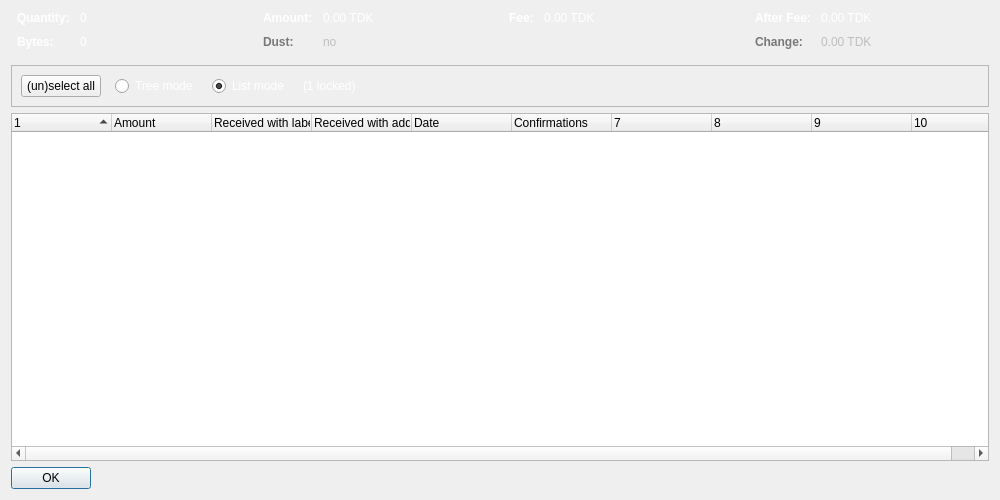
<?xml version="1.0" encoding="UTF-8"?>
<ui version="4.0">
 <class>CoinControlDialog</class>
 <widget class="QDialog" name="CoinControlDialog">
  <property name="geometry">
   <rect>
    <x>0</x>
    <y>0</y>
    <width>1000</width>
    <height>500</height>
   </rect>
  </property>
  <property name="windowTitle">
   <string>Coin Selection</string>
  </property>
  <layout class="QVBoxLayout" name="verticalLayout">
   <item>
    <layout class="QHBoxLayout" name="horizontalLayoutTop" stretch="0,0,0,0">
     <property name="topMargin">
      <number>0</number>
     </property>
     <property name="bottomMargin">
      <number>10</number>
     </property>
     <item>
      <layout class="QFormLayout" name="formLayoutCoinControl1">
       <property name="horizontalSpacing">
        <number>10</number>
       </property>
       <property name="verticalSpacing">
        <number>10</number>
       </property>
       <property name="leftMargin">
        <number>6</number>
       </property>
       <property name="rightMargin">
        <number>6</number>
       </property>
       <item row="0" column="0">
        <widget class="QLabel" name="labelCoinControlQuantityText">
         <property name="palette">
          <palette>
           <active>
            <colorrole role="WindowText">
             <brush brushstyle="SolidPattern">
              <color alpha="255">
               <red>255</red>
               <green>255</green>
               <blue>255</blue>
              </color>
             </brush>
            </colorrole>
           </active>
           <inactive>
            <colorrole role="WindowText">
             <brush brushstyle="SolidPattern">
              <color alpha="255">
               <red>255</red>
               <green>255</green>
               <blue>255</blue>
              </color>
             </brush>
            </colorrole>
           </inactive>
           <disabled>
            <colorrole role="WindowText">
             <brush brushstyle="SolidPattern">
              <color alpha="255">
               <red>120</red>
               <green>120</green>
               <blue>120</blue>
              </color>
             </brush>
            </colorrole>
           </disabled>
          </palette>
         </property>
         <property name="font">
          <font>
           <weight>75</weight>
           <bold>true</bold>
          </font>
         </property>
         <property name="text">
          <string>Quantity:</string>
         </property>
        </widget>
       </item>
       <item row="0" column="1">
        <widget class="QLabel" name="labelCoinControlQuantity">
         <property name="palette">
          <palette>
           <active>
            <colorrole role="WindowText">
             <brush brushstyle="SolidPattern">
              <color alpha="255">
               <red>255</red>
               <green>255</green>
               <blue>255</blue>
              </color>
             </brush>
            </colorrole>
           </active>
           <inactive>
            <colorrole role="WindowText">
             <brush brushstyle="SolidPattern">
              <color alpha="255">
               <red>255</red>
               <green>255</green>
               <blue>255</blue>
              </color>
             </brush>
            </colorrole>
           </inactive>
           <disabled>
            <colorrole role="WindowText">
             <brush brushstyle="SolidPattern">
              <color alpha="255">
               <red>120</red>
               <green>120</green>
               <blue>120</blue>
              </color>
             </brush>
            </colorrole>
           </disabled>
          </palette>
         </property>
         <property name="cursor">
          <cursorShape>IBeamCursor</cursorShape>
         </property>
         <property name="contextMenuPolicy">
          <enum>Qt::ActionsContextMenu</enum>
         </property>
         <property name="text">
          <string notr="true">0</string>
         </property>
         <property name="textInteractionFlags">
          <set>Qt::LinksAccessibleByMouse|Qt::TextSelectableByKeyboard|Qt::TextSelectableByMouse</set>
         </property>
        </widget>
       </item>
       <item row="1" column="0">
        <widget class="QLabel" name="labelCoinControlBytesText">
         <property name="palette">
          <palette>
           <active>
            <colorrole role="WindowText">
             <brush brushstyle="SolidPattern">
              <color alpha="255">
               <red>255</red>
               <green>255</green>
               <blue>255</blue>
              </color>
             </brush>
            </colorrole>
           </active>
           <inactive>
            <colorrole role="WindowText">
             <brush brushstyle="SolidPattern">
              <color alpha="255">
               <red>255</red>
               <green>255</green>
               <blue>255</blue>
              </color>
             </brush>
            </colorrole>
           </inactive>
           <disabled>
            <colorrole role="WindowText">
             <brush brushstyle="SolidPattern">
              <color alpha="255">
               <red>120</red>
               <green>120</green>
               <blue>120</blue>
              </color>
             </brush>
            </colorrole>
           </disabled>
          </palette>
         </property>
         <property name="font">
          <font>
           <weight>75</weight>
           <bold>true</bold>
          </font>
         </property>
         <property name="text">
          <string>Bytes:</string>
         </property>
        </widget>
       </item>
       <item row="1" column="1">
        <widget class="QLabel" name="labelCoinControlBytes">
         <property name="palette">
          <palette>
           <active>
            <colorrole role="WindowText">
             <brush brushstyle="SolidPattern">
              <color alpha="255">
               <red>255</red>
               <green>255</green>
               <blue>255</blue>
              </color>
             </brush>
            </colorrole>
           </active>
           <inactive>
            <colorrole role="WindowText">
             <brush brushstyle="SolidPattern">
              <color alpha="255">
               <red>255</red>
               <green>255</green>
               <blue>255</blue>
              </color>
             </brush>
            </colorrole>
           </inactive>
           <disabled>
            <colorrole role="WindowText">
             <brush brushstyle="SolidPattern">
              <color alpha="255">
               <red>120</red>
               <green>120</green>
               <blue>120</blue>
              </color>
             </brush>
            </colorrole>
           </disabled>
          </palette>
         </property>
         <property name="cursor">
          <cursorShape>IBeamCursor</cursorShape>
         </property>
         <property name="contextMenuPolicy">
          <enum>Qt::ActionsContextMenu</enum>
         </property>
         <property name="text">
          <string notr="true">0</string>
         </property>
         <property name="textInteractionFlags">
          <set>Qt::LinksAccessibleByMouse|Qt::TextSelectableByKeyboard|Qt::TextSelectableByMouse</set>
         </property>
        </widget>
       </item>
      </layout>
     </item>
     <item>
      <layout class="QFormLayout" name="formLayoutCoinControl2">
       <property name="horizontalSpacing">
        <number>10</number>
       </property>
       <property name="verticalSpacing">
        <number>10</number>
       </property>
       <property name="leftMargin">
        <number>6</number>
       </property>
       <property name="rightMargin">
        <number>6</number>
       </property>
       <item row="0" column="0">
        <widget class="QLabel" name="labelCoinControlAmountText">
         <property name="palette">
          <palette>
           <active>
            <colorrole role="WindowText">
             <brush brushstyle="SolidPattern">
              <color alpha="255">
               <red>255</red>
               <green>255</green>
               <blue>255</blue>
              </color>
             </brush>
            </colorrole>
           </active>
           <inactive>
            <colorrole role="WindowText">
             <brush brushstyle="SolidPattern">
              <color alpha="255">
               <red>255</red>
               <green>255</green>
               <blue>255</blue>
              </color>
             </brush>
            </colorrole>
           </inactive>
           <disabled>
            <colorrole role="WindowText">
             <brush brushstyle="SolidPattern">
              <color alpha="255">
               <red>120</red>
               <green>120</green>
               <blue>120</blue>
              </color>
             </brush>
            </colorrole>
           </disabled>
          </palette>
         </property>
         <property name="font">
          <font>
           <weight>75</weight>
           <bold>true</bold>
          </font>
         </property>
         <property name="text">
          <string>Amount:</string>
         </property>
        </widget>
       </item>
       <item row="0" column="1">
        <widget class="QLabel" name="labelCoinControlAmount">
         <property name="palette">
          <palette>
           <active>
            <colorrole role="WindowText">
             <brush brushstyle="SolidPattern">
              <color alpha="255">
               <red>255</red>
               <green>255</green>
               <blue>255</blue>
              </color>
             </brush>
            </colorrole>
           </active>
           <inactive>
            <colorrole role="WindowText">
             <brush brushstyle="SolidPattern">
              <color alpha="255">
               <red>255</red>
               <green>255</green>
               <blue>255</blue>
              </color>
             </brush>
            </colorrole>
           </inactive>
           <disabled>
            <colorrole role="WindowText">
             <brush brushstyle="SolidPattern">
              <color alpha="255">
               <red>120</red>
               <green>120</green>
               <blue>120</blue>
              </color>
             </brush>
            </colorrole>
           </disabled>
          </palette>
         </property>
         <property name="cursor">
          <cursorShape>IBeamCursor</cursorShape>
         </property>
         <property name="contextMenuPolicy">
          <enum>Qt::ActionsContextMenu</enum>
         </property>
         <property name="text">
          <string notr="true">0.00 TDK</string>
         </property>
         <property name="textInteractionFlags">
          <set>Qt::LinksAccessibleByMouse|Qt::TextSelectableByKeyboard|Qt::TextSelectableByMouse</set>
         </property>
        </widget>
       </item>
       <item row="1" column="0">
        <widget class="QLabel" name="labelCoinControlLowOutputText">
         <property name="enabled">
          <bool>false</bool>
         </property>
         <property name="palette">
          <palette>
           <active>
            <colorrole role="WindowText">
             <brush brushstyle="SolidPattern">
              <color alpha="255">
               <red>255</red>
               <green>255</green>
               <blue>255</blue>
              </color>
             </brush>
            </colorrole>
           </active>
           <inactive>
            <colorrole role="WindowText">
             <brush brushstyle="SolidPattern">
              <color alpha="255">
               <red>255</red>
               <green>255</green>
               <blue>255</blue>
              </color>
             </brush>
            </colorrole>
           </inactive>
           <disabled>
            <colorrole role="WindowText">
             <brush brushstyle="SolidPattern">
              <color alpha="255">
               <red>120</red>
               <green>120</green>
               <blue>120</blue>
              </color>
             </brush>
            </colorrole>
           </disabled>
          </palette>
         </property>
         <property name="font">
          <font>
           <weight>75</weight>
           <bold>true</bold>
          </font>
         </property>
         <property name="text">
          <string>Dust:</string>
         </property>
        </widget>
       </item>
       <item row="1" column="1">
        <widget class="QLabel" name="labelCoinControlLowOutput">
         <property name="enabled">
          <bool>false</bool>
         </property>
         <property name="palette">
          <palette>
           <active>
            <colorrole role="WindowText">
             <brush brushstyle="SolidPattern">
              <color alpha="255">
               <red>255</red>
               <green>255</green>
               <blue>255</blue>
              </color>
             </brush>
            </colorrole>
           </active>
           <inactive>
            <colorrole role="WindowText">
             <brush brushstyle="SolidPattern">
              <color alpha="255">
               <red>255</red>
               <green>255</green>
               <blue>255</blue>
              </color>
             </brush>
            </colorrole>
           </inactive>
           <disabled>
            <colorrole role="WindowText">
             <brush brushstyle="SolidPattern">
              <color alpha="255">
               <red>120</red>
               <green>120</green>
               <blue>120</blue>
              </color>
             </brush>
            </colorrole>
           </disabled>
          </palette>
         </property>
         <property name="cursor">
          <cursorShape>IBeamCursor</cursorShape>
         </property>
         <property name="contextMenuPolicy">
          <enum>Qt::ActionsContextMenu</enum>
         </property>
         <property name="text">
          <string notr="true">no</string>
         </property>
         <property name="textInteractionFlags">
          <set>Qt::LinksAccessibleByMouse|Qt::TextSelectableByKeyboard|Qt::TextSelectableByMouse</set>
         </property>
        </widget>
       </item>
      </layout>
     </item>
     <item>
      <layout class="QFormLayout" name="formLayoutCoinControl3">
       <property name="horizontalSpacing">
        <number>10</number>
       </property>
       <property name="verticalSpacing">
        <number>10</number>
       </property>
       <property name="leftMargin">
        <number>6</number>
       </property>
       <property name="rightMargin">
        <number>6</number>
       </property>
       <item row="0" column="0">
        <widget class="QLabel" name="labelCoinControlFeeText">
         <property name="palette">
          <palette>
           <active>
            <colorrole role="WindowText">
             <brush brushstyle="SolidPattern">
              <color alpha="255">
               <red>255</red>
               <green>255</green>
               <blue>255</blue>
              </color>
             </brush>
            </colorrole>
           </active>
           <inactive>
            <colorrole role="WindowText">
             <brush brushstyle="SolidPattern">
              <color alpha="255">
               <red>255</red>
               <green>255</green>
               <blue>255</blue>
              </color>
             </brush>
            </colorrole>
           </inactive>
           <disabled>
            <colorrole role="WindowText">
             <brush brushstyle="SolidPattern">
              <color alpha="255">
               <red>120</red>
               <green>120</green>
               <blue>120</blue>
              </color>
             </brush>
            </colorrole>
           </disabled>
          </palette>
         </property>
         <property name="font">
          <font>
           <weight>75</weight>
           <bold>true</bold>
          </font>
         </property>
         <property name="text">
          <string>Fee:</string>
         </property>
        </widget>
       </item>
       <item row="0" column="1">
        <widget class="QLabel" name="labelCoinControlFee">
         <property name="palette">
          <palette>
           <active>
            <colorrole role="WindowText">
             <brush brushstyle="SolidPattern">
              <color alpha="255">
               <red>255</red>
               <green>255</green>
               <blue>255</blue>
              </color>
             </brush>
            </colorrole>
           </active>
           <inactive>
            <colorrole role="WindowText">
             <brush brushstyle="SolidPattern">
              <color alpha="255">
               <red>255</red>
               <green>255</green>
               <blue>255</blue>
              </color>
             </brush>
            </colorrole>
           </inactive>
           <disabled>
            <colorrole role="WindowText">
             <brush brushstyle="SolidPattern">
              <color alpha="255">
               <red>120</red>
               <green>120</green>
               <blue>120</blue>
              </color>
             </brush>
            </colorrole>
           </disabled>
          </palette>
         </property>
         <property name="cursor">
          <cursorShape>IBeamCursor</cursorShape>
         </property>
         <property name="contextMenuPolicy">
          <enum>Qt::ActionsContextMenu</enum>
         </property>
         <property name="text">
          <string notr="true">0.00 TDK</string>
         </property>
         <property name="textInteractionFlags">
          <set>Qt::LinksAccessibleByMouse|Qt::TextSelectableByKeyboard|Qt::TextSelectableByMouse</set>
         </property>
        </widget>
       </item>
      </layout>
     </item>
     <item>
      <layout class="QFormLayout" name="formLayoutCoinControl4">
       <property name="horizontalSpacing">
        <number>10</number>
       </property>
       <property name="verticalSpacing">
        <number>10</number>
       </property>
       <property name="leftMargin">
        <number>6</number>
       </property>
       <property name="rightMargin">
        <number>6</number>
       </property>
       <item row="0" column="0">
        <widget class="QLabel" name="labelCoinControlAfterFeeText">
         <property name="palette">
          <palette>
           <active>
            <colorrole role="WindowText">
             <brush brushstyle="SolidPattern">
              <color alpha="255">
               <red>255</red>
               <green>255</green>
               <blue>255</blue>
              </color>
             </brush>
            </colorrole>
           </active>
           <inactive>
            <colorrole role="WindowText">
             <brush brushstyle="SolidPattern">
              <color alpha="255">
               <red>255</red>
               <green>255</green>
               <blue>255</blue>
              </color>
             </brush>
            </colorrole>
           </inactive>
           <disabled>
            <colorrole role="WindowText">
             <brush brushstyle="SolidPattern">
              <color alpha="255">
               <red>120</red>
               <green>120</green>
               <blue>120</blue>
              </color>
             </brush>
            </colorrole>
           </disabled>
          </palette>
         </property>
         <property name="font">
          <font>
           <weight>75</weight>
           <bold>true</bold>
          </font>
         </property>
         <property name="text">
          <string>After Fee:</string>
         </property>
        </widget>
       </item>
       <item row="0" column="1">
        <widget class="QLabel" name="labelCoinControlAfterFee">
         <property name="palette">
          <palette>
           <active>
            <colorrole role="WindowText">
             <brush brushstyle="SolidPattern">
              <color alpha="255">
               <red>255</red>
               <green>255</green>
               <blue>255</blue>
              </color>
             </brush>
            </colorrole>
           </active>
           <inactive>
            <colorrole role="WindowText">
             <brush brushstyle="SolidPattern">
              <color alpha="255">
               <red>255</red>
               <green>255</green>
               <blue>255</blue>
              </color>
             </brush>
            </colorrole>
           </inactive>
           <disabled>
            <colorrole role="WindowText">
             <brush brushstyle="SolidPattern">
              <color alpha="255">
               <red>120</red>
               <green>120</green>
               <blue>120</blue>
              </color>
             </brush>
            </colorrole>
           </disabled>
          </palette>
         </property>
         <property name="cursor">
          <cursorShape>IBeamCursor</cursorShape>
         </property>
         <property name="contextMenuPolicy">
          <enum>Qt::ActionsContextMenu</enum>
         </property>
         <property name="text">
          <string notr="true">0.00 TDK</string>
         </property>
         <property name="textInteractionFlags">
          <set>Qt::LinksAccessibleByMouse|Qt::TextSelectableByKeyboard|Qt::TextSelectableByMouse</set>
         </property>
        </widget>
       </item>
       <item row="1" column="0">
        <widget class="QLabel" name="labelCoinControlChangeText">
         <property name="enabled">
          <bool>false</bool>
         </property>
         <property name="palette">
          <palette>
           <active>
            <colorrole role="WindowText">
             <brush brushstyle="SolidPattern">
              <color alpha="255">
               <red>255</red>
               <green>255</green>
               <blue>255</blue>
              </color>
             </brush>
            </colorrole>
           </active>
           <inactive>
            <colorrole role="WindowText">
             <brush brushstyle="SolidPattern">
              <color alpha="255">
               <red>255</red>
               <green>255</green>
               <blue>255</blue>
              </color>
             </brush>
            </colorrole>
           </inactive>
           <disabled>
            <colorrole role="WindowText">
             <brush brushstyle="SolidPattern">
              <color alpha="255">
               <red>120</red>
               <green>120</green>
               <blue>120</blue>
              </color>
             </brush>
            </colorrole>
           </disabled>
          </palette>
         </property>
         <property name="font">
          <font>
           <weight>75</weight>
           <bold>true</bold>
          </font>
         </property>
         <property name="text">
          <string>Change:</string>
         </property>
        </widget>
       </item>
       <item row="1" column="1">
        <widget class="QLabel" name="labelCoinControlChange">
         <property name="enabled">
          <bool>false</bool>
         </property>
         <property name="palette">
          <palette>
           <active>
            <colorrole role="WindowText">
             <brush brushstyle="SolidPattern">
              <color alpha="255">
               <red>255</red>
               <green>255</green>
               <blue>255</blue>
              </color>
             </brush>
            </colorrole>
           </active>
           <inactive>
            <colorrole role="WindowText">
             <brush brushstyle="SolidPattern">
              <color alpha="255">
               <red>255</red>
               <green>255</green>
               <blue>255</blue>
              </color>
             </brush>
            </colorrole>
           </inactive>
           <disabled>
            <colorrole role="WindowText">
             <brush brushstyle="SolidPattern">
              <color alpha="255">
               <red>120</red>
               <green>120</green>
               <blue>120</blue>
              </color>
             </brush>
            </colorrole>
           </disabled>
          </palette>
         </property>
         <property name="cursor">
          <cursorShape>IBeamCursor</cursorShape>
         </property>
         <property name="contextMenuPolicy">
          <enum>Qt::ActionsContextMenu</enum>
         </property>
         <property name="text">
          <string notr="true">0.00 TDK</string>
         </property>
         <property name="textInteractionFlags">
          <set>Qt::LinksAccessibleByMouse|Qt::TextSelectableByKeyboard|Qt::TextSelectableByMouse</set>
         </property>
        </widget>
       </item>
      </layout>
     </item>
    </layout>
   </item>
   <item>
    <widget class="QFrame" name="frame">
     <property name="minimumSize">
      <size>
       <width>0</width>
       <height>40</height>
      </size>
     </property>
     <property name="frameShape">
      <enum>QFrame::StyledPanel</enum>
     </property>
     <property name="frameShadow">
      <enum>QFrame::Sunken</enum>
     </property>
     <layout class="QHBoxLayout" name="horizontalLayout">
      <item>
       <layout class="QHBoxLayout" name="horizontalLayoutPanel" stretch="0,0,0,0,0">
        <property name="spacing">
         <number>14</number>
        </property>
        <item>
         <widget class="QPushButton" name="pushButtonSelectAll">
          <property name="sizePolicy">
           <sizepolicy hsizetype="Maximum" vsizetype="Fixed">
            <horstretch>0</horstretch>
            <verstretch>0</verstretch>
           </sizepolicy>
          </property>
          <property name="text">
           <string>(un)select all</string>
          </property>
          <property name="autoDefault">
           <bool>false</bool>
          </property>
         </widget>
        </item>
        <item>
         <widget class="QRadioButton" name="radioTreeMode">
          <property name="sizePolicy">
           <sizepolicy hsizetype="Maximum" vsizetype="Fixed">
            <horstretch>0</horstretch>
            <verstretch>0</verstretch>
           </sizepolicy>
          </property>
          <property name="palette">
           <palette>
            <active>
             <colorrole role="WindowText">
              <brush brushstyle="SolidPattern">
               <color alpha="255">
                <red>255</red>
                <green>255</green>
                <blue>255</blue>
               </color>
              </brush>
             </colorrole>
            </active>
            <inactive>
             <colorrole role="WindowText">
              <brush brushstyle="SolidPattern">
               <color alpha="255">
                <red>255</red>
                <green>255</green>
                <blue>255</blue>
               </color>
              </brush>
             </colorrole>
            </inactive>
            <disabled>
             <colorrole role="WindowText">
              <brush brushstyle="SolidPattern">
               <color alpha="255">
                <red>120</red>
                <green>120</green>
                <blue>120</blue>
               </color>
              </brush>
             </colorrole>
            </disabled>
           </palette>
          </property>
          <property name="text">
           <string>Tree mode</string>
          </property>
         </widget>
        </item>
        <item>
         <widget class="QRadioButton" name="radioListMode">
          <property name="sizePolicy">
           <sizepolicy hsizetype="Maximum" vsizetype="Fixed">
            <horstretch>0</horstretch>
            <verstretch>0</verstretch>
           </sizepolicy>
          </property>
          <property name="palette">
           <palette>
            <active>
             <colorrole role="WindowText">
              <brush brushstyle="SolidPattern">
               <color alpha="255">
                <red>255</red>
                <green>255</green>
                <blue>255</blue>
               </color>
              </brush>
             </colorrole>
            </active>
            <inactive>
             <colorrole role="WindowText">
              <brush brushstyle="SolidPattern">
               <color alpha="255">
                <red>255</red>
                <green>255</green>
                <blue>255</blue>
               </color>
              </brush>
             </colorrole>
            </inactive>
            <disabled>
             <colorrole role="WindowText">
              <brush brushstyle="SolidPattern">
               <color alpha="255">
                <red>120</red>
                <green>120</green>
                <blue>120</blue>
               </color>
              </brush>
             </colorrole>
            </disabled>
           </palette>
          </property>
          <property name="text">
           <string>List mode</string>
          </property>
          <property name="checked">
           <bool>true</bool>
          </property>
         </widget>
        </item>
        <item>
         <widget class="QLabel" name="labelLocked">
          <property name="palette">
           <palette>
            <active>
             <colorrole role="WindowText">
              <brush brushstyle="SolidPattern">
               <color alpha="255">
                <red>255</red>
                <green>255</green>
                <blue>255</blue>
               </color>
              </brush>
             </colorrole>
            </active>
            <inactive>
             <colorrole role="WindowText">
              <brush brushstyle="SolidPattern">
               <color alpha="255">
                <red>255</red>
                <green>255</green>
                <blue>255</blue>
               </color>
              </brush>
             </colorrole>
            </inactive>
            <disabled>
             <colorrole role="WindowText">
              <brush brushstyle="SolidPattern">
               <color alpha="255">
                <red>120</red>
                <green>120</green>
                <blue>120</blue>
               </color>
              </brush>
             </colorrole>
            </disabled>
           </palette>
          </property>
          <property name="text">
           <string notr="true">(1 locked)</string>
          </property>
         </widget>
        </item>
        <item>
         <spacer name="horizontalSpacer">
          <property name="orientation">
           <enum>Qt::Horizontal</enum>
          </property>
          <property name="sizeHint" stdset="0">
           <size>
            <width>40</width>
            <height>20</height>
           </size>
          </property>
         </spacer>
        </item>
       </layout>
      </item>
     </layout>
    </widget>
   </item>
   <item>
    <widget class="CoinControlTreeWidget" name="treeWidget">
     <property name="contextMenuPolicy">
      <enum>Qt::CustomContextMenu</enum>
     </property>
     <property name="sortingEnabled">
      <bool>false</bool>
     </property>
     <property name="columnCount">
      <number>10</number>
     </property>
     <attribute name="headerShowSortIndicator" stdset="0">
      <bool>true</bool>
     </attribute>
     <attribute name="headerStretchLastSection">
      <bool>false</bool>
     </attribute>
     <column>
      <property name="text">
       <string/>
      </property>
     </column>
     <column>
      <property name="text">
       <string>Amount</string>
      </property>
     </column>
     <column>
      <property name="text">
       <string>Received with label</string>
      </property>
     </column>
     <column>
      <property name="text">
       <string>Received with address</string>
      </property>
     </column>
     <column>
      <property name="text">
       <string>Date</string>
      </property>
     </column>
     <column>
      <property name="text">
       <string>Confirmations</string>
      </property>
      <property name="toolTip">
       <string>Confirmed</string>
      </property>
     </column>
     <column>
      <property name="text">
       <string/>
      </property>
     </column>
     <column>
      <property name="text">
       <string/>
      </property>
     </column>
     <column>
      <property name="text">
       <string/>
      </property>
     </column>
     <column>
      <property name="text">
       <string/>
      </property>
     </column>
    </widget>
   </item>
   <item>
    <widget class="QDialogButtonBox" name="buttonBox">
     <property name="sizePolicy">
      <sizepolicy hsizetype="Maximum" vsizetype="Fixed">
       <horstretch>0</horstretch>
       <verstretch>0</verstretch>
      </sizepolicy>
     </property>
     <property name="orientation">
      <enum>Qt::Horizontal</enum>
     </property>
     <property name="standardButtons">
      <set>QDialogButtonBox::Ok</set>
     </property>
    </widget>
   </item>
  </layout>
 </widget>
 <customwidgets>
  <customwidget>
   <class>CoinControlTreeWidget</class>
   <extends>QTreeWidget</extends>
   <header>coincontroltreewidget.h</header>
  </customwidget>
 </customwidgets>
 <resources/>
 <connections/>
</ui>
